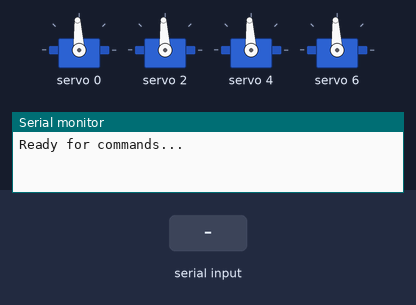
A sketch run on a simulated Arduino Uno, built with avr-gcc and run on an emulated ATmega328P. On the bench: 4 × servo, the last lines printed to the serial monitor. Inputs (shaded band) come from the test bench.

Above: at 1.2 s.
1.3 s: "0" received over Serial
At 1.9 s:
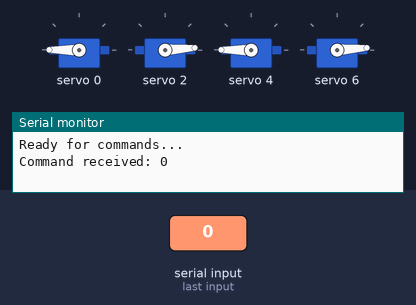
2.8 s: "t" received over Serial
At 4.0 s:
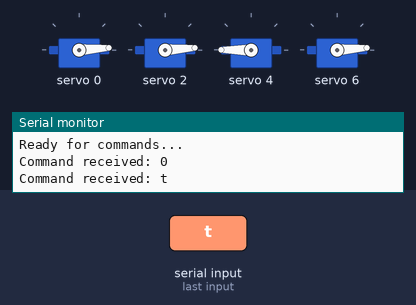
4.3 s: "I" received over Serial
At 5.2 s:
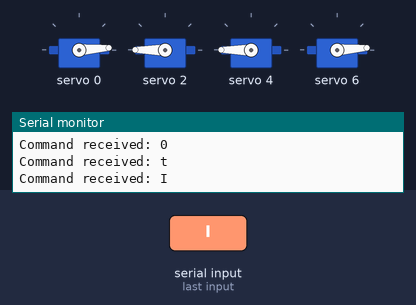
5.8 s: "T" received over Serial
At 6.4 s:
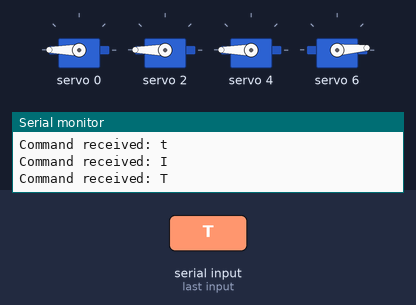
7.3 s: "m" received over Serial
At 8.5 s:
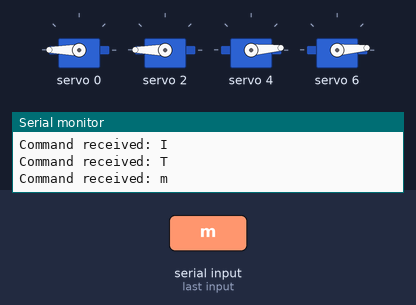
8.8 s: "i" received over Serial
At 9.8 s:
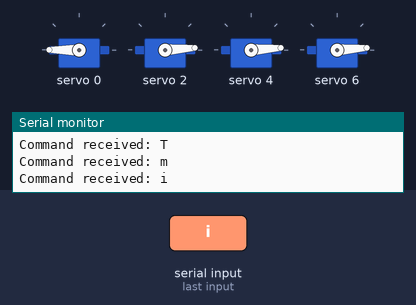
Timing chart, 0 to 11.3 s (numbered marks = the images above; inputs shaded):
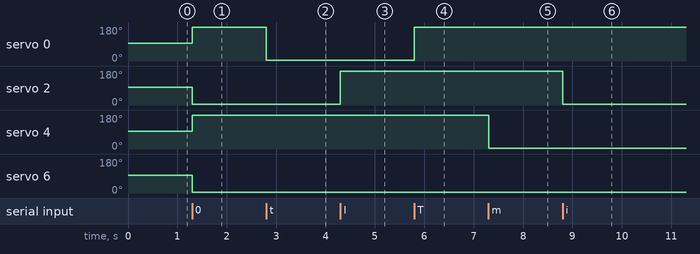

Measured:
- after the input at 1.3 s, servo 0, servo 4: 93° → 180° at once; servo 2, servo 6: 93° → 4° at once
- after the input at 2.8 s, servo 0: 180° → 4° at once
- after the input at 4.3 s, servo 2: 4° → 180° at once
- after the input at 5.8 s, servo 0: 4° → 180° at once
- after the input at 7.3 s, servo 4: 180° → 4° at once
- after the input at 8.8 s, servo 2: 180° → 4° at once

The sketch:

hjandghispslfriendsar.ino
```cpp
#include <Wire.h>
#include <Adafruit_PWMServoDriver.h>

// Adafruit PWM Servo Driver 객체 초기화
Adafruit_PWMServoDriver pwm = Adafruit_PWMServoDriver();

// 서보 펄스 폭 설정
#define SERVOMIN 120    // 최소값 (구부리기)
#define SERVOMAX 550    // 최대값 (펴기)
#define SERVONEUTRAL 307 // 중립값

// 핀 정의 (서보 연결 위치)
#define THUMB 0
#define INDEX 2
#define MIDDLE 4
#define LITTLE 6

void setup() {
  Serial.begin(9600);  // Serial 통신 시작
  pwm.begin();
  pwm.setPWMFreq(50);  // 50Hz로 설정
  delay(10);

  neutral();  // 모든 서보를 중립 위치로 이동
  Serial.println("Ready for commands...");
}

// 모든 서보를 중립 위치로 이동
void neutral() {
  pwm.setPWM(THUMB, 0, SERVONEUTRAL);    // 엄지 중립
  pwm.setPWM(INDEX, 0, SERVONEUTRAL);    // 검지 중립
  pwm.setPWM(MIDDLE, 0, SERVONEUTRAL);   // 중지 중립
  pwm.setPWM(LITTLE, 0, SERVONEUTRAL);   // 새끼 중립
}

// 서보를 최대값으로 이동 (펴기)
void openHand() {
  pwm.setPWM(THUMB, 0, SERVOMAX);        // 엄지 펴기
  pwm.setPWM(INDEX, 0, SERVOMIN);        // 검지 펴기 (반전)
  pwm.setPWM(MIDDLE, 0, SERVOMAX);       // 중지 펴기
  pwm.setPWM(LITTLE, 0, SERVOMIN);       // 새끼 펴기 (반전)
}

// 서보를 최소값으로 이동 (구부리기)
void closeHand() {
  pwm.setPWM(THUMB, 0, SERVOMIN);        // 엄지 구부리기
  pwm.setPWM(INDEX, 0, SERVOMAX);        // 검지 구부리기 (반전)
  pwm.setPWM(MIDDLE, 0, SERVOMIN);       // 중지 구부리기
  pwm.setPWM(LITTLE, 0, SERVOMAX);       // 새끼 구부리기 (반전)
}

// 검지와 중지는 펴고 나머지는 구부리기
void spreadIndexAndMiddle() {
  pwm.setPWM(THUMB, 0, SERVOMIN);        // 엄지 구부리기
  pwm.setPWM(INDEX, 0, SERVOMIN);        // 검지 펴기 (반전)
  pwm.setPWM(MIDDLE, 0, SERVOMAX);       // 중지 펴기
  pwm.setPWM(LITTLE, 0, SERVOMAX);       // 새끼 구부리기 (반전)
}

// 각각의 손가락 제어 (개별 동작)
void controlFinger(int finger, int position) {
  pwm.setPWM(finger, 0, position);
}

void loop() {
  if (Serial.available() > 0) {
    char command = Serial.read();  // 명령 읽기

    if (command == '0') {
      openHand();  // 손 펴기
    } else if (command == '1') {
      closeHand();  // 손 구부리기
    } else if (command == '2') {
      spreadIndexAndMiddle();  // 검지와 중지는 펴고 나머지는 구부리기
    } else if (command == 'T') {
      controlFinger(THUMB, SERVOMAX);  // 엄지 펴기
    } else if (command == 't') {
      controlFinger(THUMB, SERVOMIN);  // 엄지 구부리기
    } else if (command == 'I') {
      controlFinger(INDEX, SERVOMAX);  // 검지 구부리기 (반전)
    } else if (command == 'i') {
      controlFinger(INDEX, SERVOMIN);  // 검지 펴기 (반전)
    } else if (command == 'M') {
      controlFinger(MIDDLE, SERVOMAX);  // 중지 펴기
    } else if (command == 'm') {
      controlFinger(MIDDLE, SERVOMIN);  // 중지 구부리기
    } else if (command == 'L') {
      controlFinger(LITTLE, SERVOMAX);  // 새끼 구부리기 (반전)
    } else if (command == 'l') {
      controlFinger(LITTLE, SERVOMIN);  // 새끼 펴기 (반전)
    }
    Serial.print("Command received: ");
    Serial.println(command);
  }
}
```
